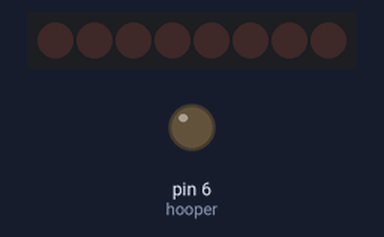
Simulated run of this sketch. Board: Arduino Uno, built with avr-gcc and run on an emulated ATmega328P. Parts: 8 shift-register outputs drawn as a row of LEDs (first output left, lit = HIGH), output pins drawn as LEDs (lit = HIGH). Wiring (inferred from the names in the program): shift register (74HC595): data pin 13; shift clock A1; latch A0. Wiring (inferred from the signals the program sends): row of LEDs: on Q0, Q1, Q2, Q3, Q4, Q5, Q6, Q7. Pins used as bus, display or sensor lines are not drawn.

Above: at 1.0 s.
At 2.15 s:
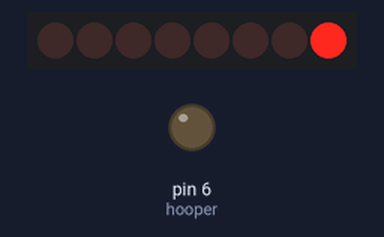
At 2.25 s:
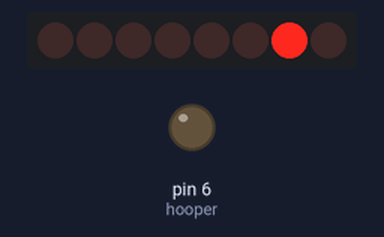
At 2.45 s:
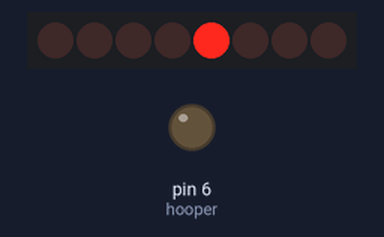
At 2.75 s:
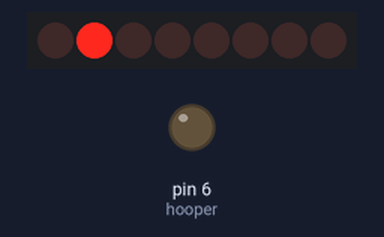
At 5.95 s:
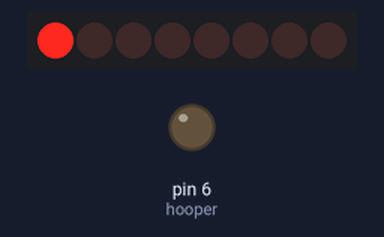
Timing chart, 0 to 7.1 s (numbered marks = the images above):
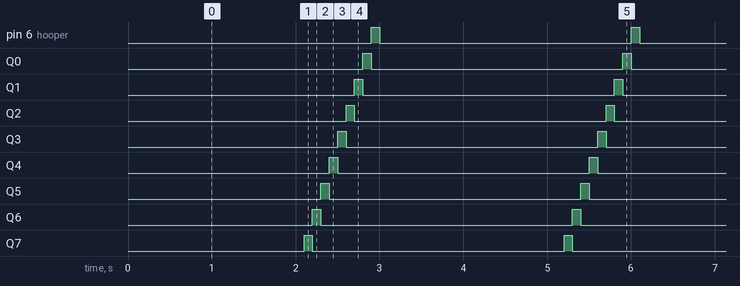

Measured:
- by itself, pin 6 (hooper), Q0–7: alternates HIGH for 0.10 s and LOW for 3.0 s
- by itself, everything shown: repeats every 3.1 s, in 10 steps

The sketch:

salidas.ino
```cpp
#include <Wire.h>

int dataPin = 13;	// Data pin of 74HC595 is connected to Digital pin 13
int latchPin = A0;	// Latch pin of 74HC595 is connected to Digital pin A0
int clockPin = A1;	// Clock pin of 74HC595 is connected to Digital pin A1
// pin para la ENTRADA de monedas
const int EnterCoin = 7;
// pin para la ENTRADA del hooper, contabiliza cuantas
// monedas salen de hooper
const int outCoin = 8;

const int hooper = 6;
byte leds = 0;		// Variable to hold the pattern of which LEDs are currently turned on or off

/*
 * setup() - this function runs once when you turn your Arduino on
 * We initialize the serial connection with the computer
 */
void setup()
{
  // Set all the pins of 74HC595 as OUTPUT
  pinMode(latchPin, OUTPUT);
  pinMode(dataPin, OUTPUT);
  pinMode(clockPin, OUTPUT);
  pinMode(outCoin, INPUT);
  pinMode(EnterCoin, INPUT);
  pinMode(hooper, OUTPUT);
  pinMode(LED_BUILTIN, OUTPUT);
  pinMode(clockPin, OUTPUT);
}

/*
 * loop() - this function runs over and over again
 */
void loop()
{
  delay(500);
  for (int i = 0; i < 8; i++)	// Turn all the LEDs ON one by one.
  {
    digitalWrite(LED_BUILTIN, HIGH);  // turn the LED on (HIGH is the voltage level)
    delay(100);                      // wait for a second
    digitalWrite(LED_BUILTIN, LOW);   // turn the LED off by making the voltage LOW
    delay(100);
  }
  for(int i=0; i<8; i++)
  {
    setOutput(i, true);
    delay(100);
    setOutput(i, false);
  }
  digitalWrite(hooper, HIGH);  // turn the LED on (HIGH is the voltage level)
  delay(100);                      // wait for a second
  digitalWrite(hooper, LOW);   // turn the LED off by making the voltage LOW
  delay(100);
}

/*
 * updateShiftRegister() - This function sets the latchPin to low, then calls the Arduino function 'shiftOut' to shift out contents of variable 'leds' in the shift register before putting the 'latchPin' high again.
 */
void updateShiftRegister()
{
   digitalWrite(latchPin, LOW);
   shiftOut(dataPin, clockPin, LSBFIRST, leds);
   digitalWrite(latchPin, HIGH);
}

void setOutput(int outputNumber, bool status)
{
  if (status)
  {
    bitSet(leds, outputNumber); // Activa la salida
  }
  else
  {
    bitClear(leds, outputNumber); // Desactiva la salida
  }
  updateShiftRegister(); // Actualiza el registro de desplazamiento
}
```
